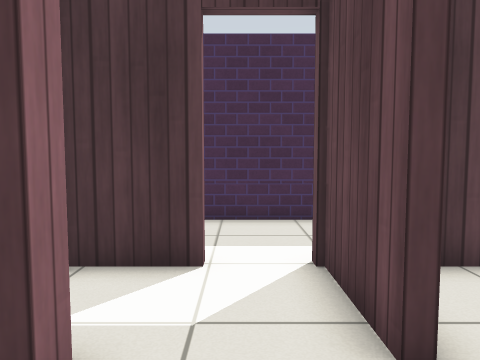
View 1 (above)

18 first-person views from a walk through a world built for the Gazebo simulator. The camera is 0.88 m above the floor, tilts 4° down and sees 70° across. The floor is counted in squares, 0.5 m on a side. Each view is taken from the middle of a square. On the plan, view 1 faces up. The plan holds only what a view shows up to about 17 squares ahead; the rest is blank. Gazebo's built-in surfaces are drawn with simple patterns.

View 2
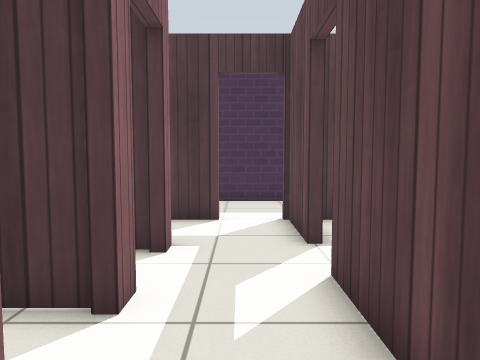

View 3
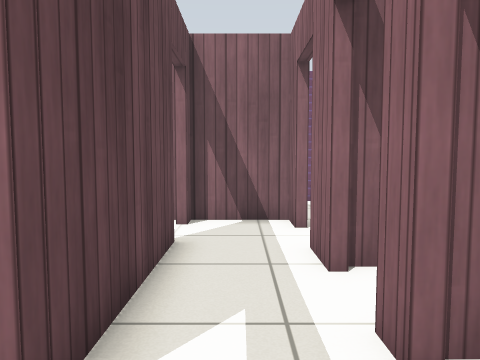

View 4
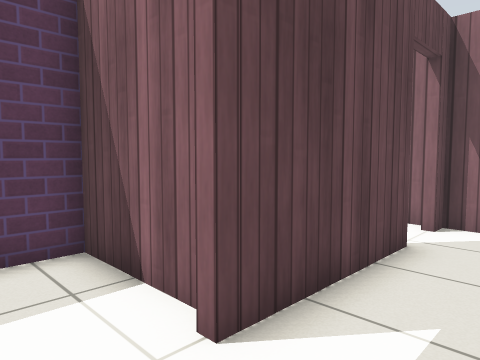

View 5
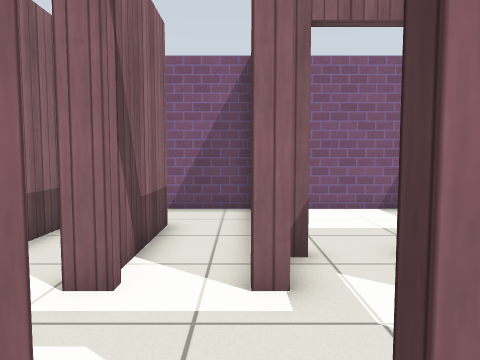

View 6
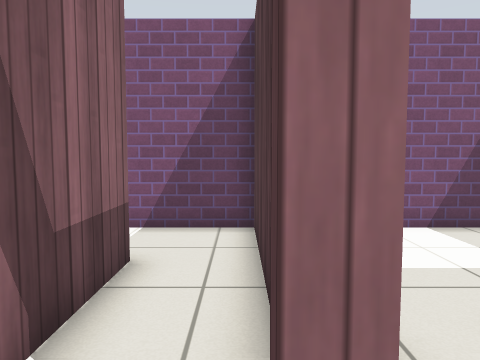

View 7
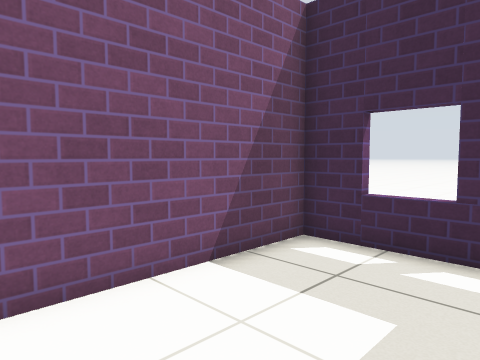

View 8
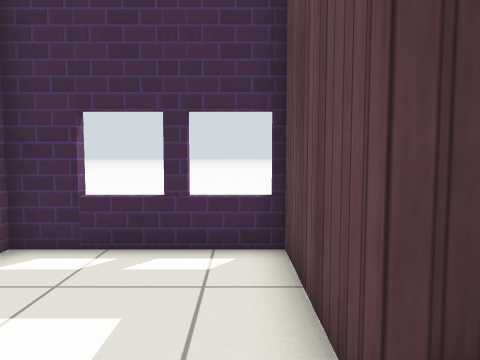

View 9
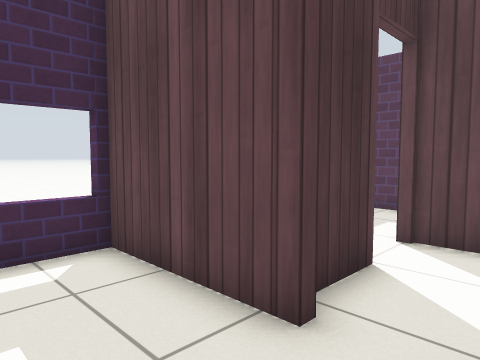

View 10
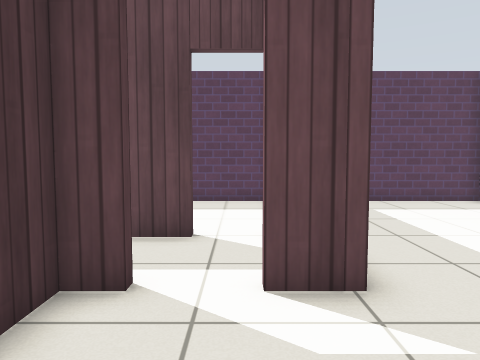

View 11
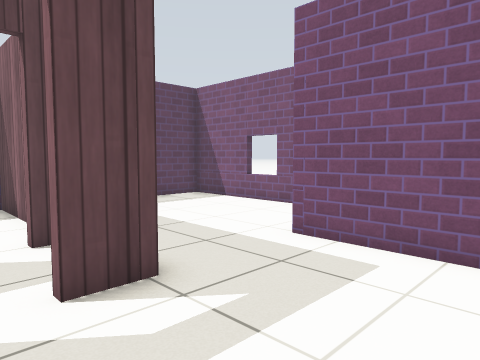

View 12
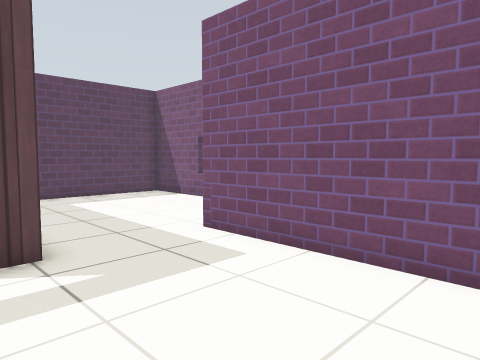

View 13
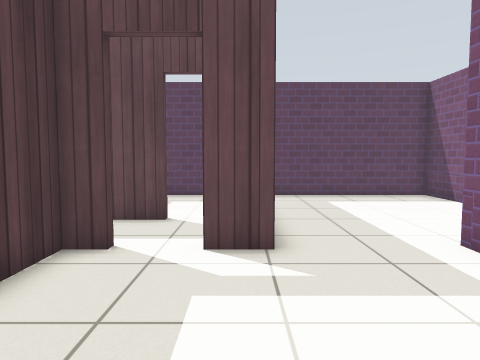

View 14
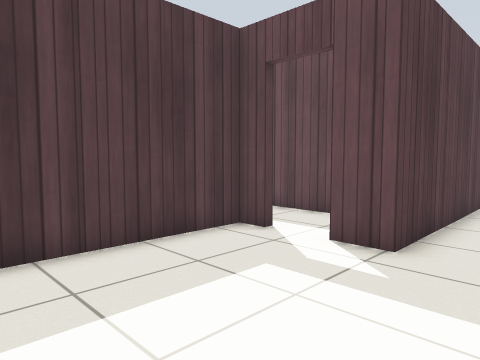

View 15
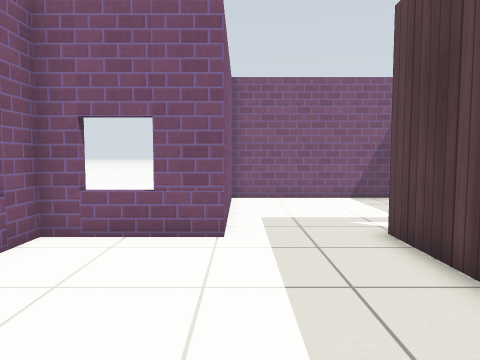

View 16
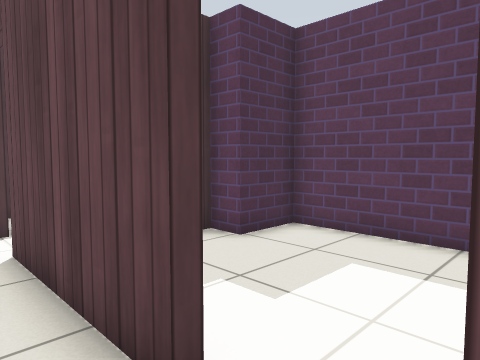

View 17
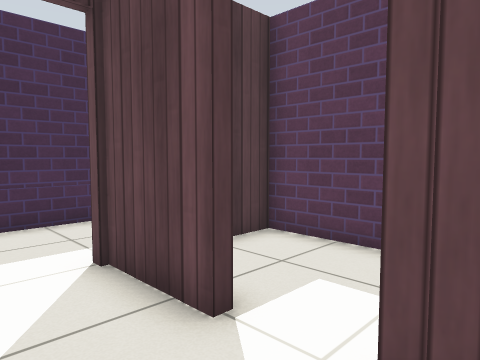

View 18
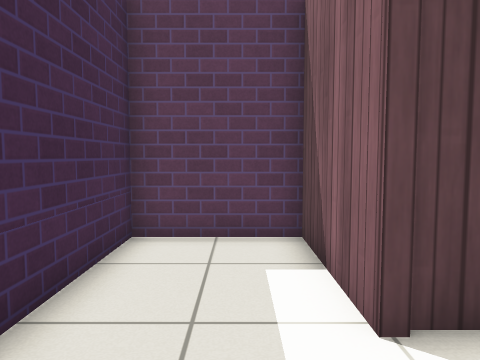

### Floor plan
Ten units are one square. View 1 is at (0, 0); x grows to the right and y downward. Boxes are objects, and circles mark ways between rooms. Rooms are numbered by the first view taken in them; rooms with no view inside come last. Other rooms are left out.
<svg viewBox="-88 -102 167 251">
<path fill="none" stroke="#000" d="M-13 -4 -13 3M-13 21 -13 35M-13 -27 -13 -21M14 -28 14 -56M14 39 14 -10M-13 53 -13 64 14 64 14 57M-6 -53 -27 -53M20 -6 54 -6 54 -53 21 -53M-31 -50 -31 -93 -83 -93 -83 -36M-70 -97 -70 -92M-50 -97 -50 -92M-34 -92 -34 -97M-17 66 -17 53M-78 104 -13 104M-83 36 -83 104M-17 27 -70 27M15 144 74 144 74 75M-13 104 -13 144 -1 144M55 66 -17 66M-18 134 -12 134M14 -56 54 -56 54 -93 -10 -93M43 64 74 64 74 7 54 7 54 -4M18 64 23 64M-52 23 -39 23M-16 1 -27 1"/>
<circle cx="15" cy="-15" r="3" fill="#2a7"/>
<circle cx="-30" cy="-45" r="3" fill="#2a7"/>
<circle cx="-15" cy="45" r="3" fill="#2a7"/>
<circle cx="5" cy="-55" r="3" fill="#2a7"/>
<circle cx="15" cy="45" r="3" fill="#2a7"/>
<circle cx="-15" cy="15" r="3" fill="#2a7"/>
<circle cx="-20" cy="90" r="3" fill="#2a7"/>
<text x="-10" y="0">1</text>
<text x="40" y="-30">2</text>
<text x="-60" y="-60">3</text>
<text x="-50" y="70">4</text>
<text x="30" y="110">5</text>
<text x="20" y="-80">6</text>
<text x="50" y="30">7</text>
<text x="-40" y="10">8</text>
</svg>
Room 1 opens to room 2. Room 1 opens to room 3. Room 1 opens to room 4. Room 1 opens to room 6. Room 1 opens to room 7. Room 1 opens to room 8. Room 4 opens to room 5.

Where each view was taken, in squares from view 1:
view 1: 0 up, 0 right, facing up
view 2: 4 down, 0 right, facing up
view 3: 3 up, 0 right, facing down
view 4: 3 up, 1 left, facing down-right
view 5: 2 up, 3 right, facing left
view 6: 2 up, 0 right, facing left
view 7: 3 up, 4 left, facing up-left
view 8: 3 up, 4 left, facing up
view 9: 3 up, 6 left, facing up-right
view 10: 5 down, 6 left, facing right
view 11: 4 down, 6 left, facing down-right
view 12: 5 down, 8 left, facing down-right
view 13: 6 down, 8 left, facing right
view 14: 9 down, 8 left, facing up-right
view 15: 10 down, 6 right, facing left
view 16: 6 down, 0 right, facing up-right
view 17: 0 up, 1 left, facing up-right
view 18: 7 up, 2 left, facing right
